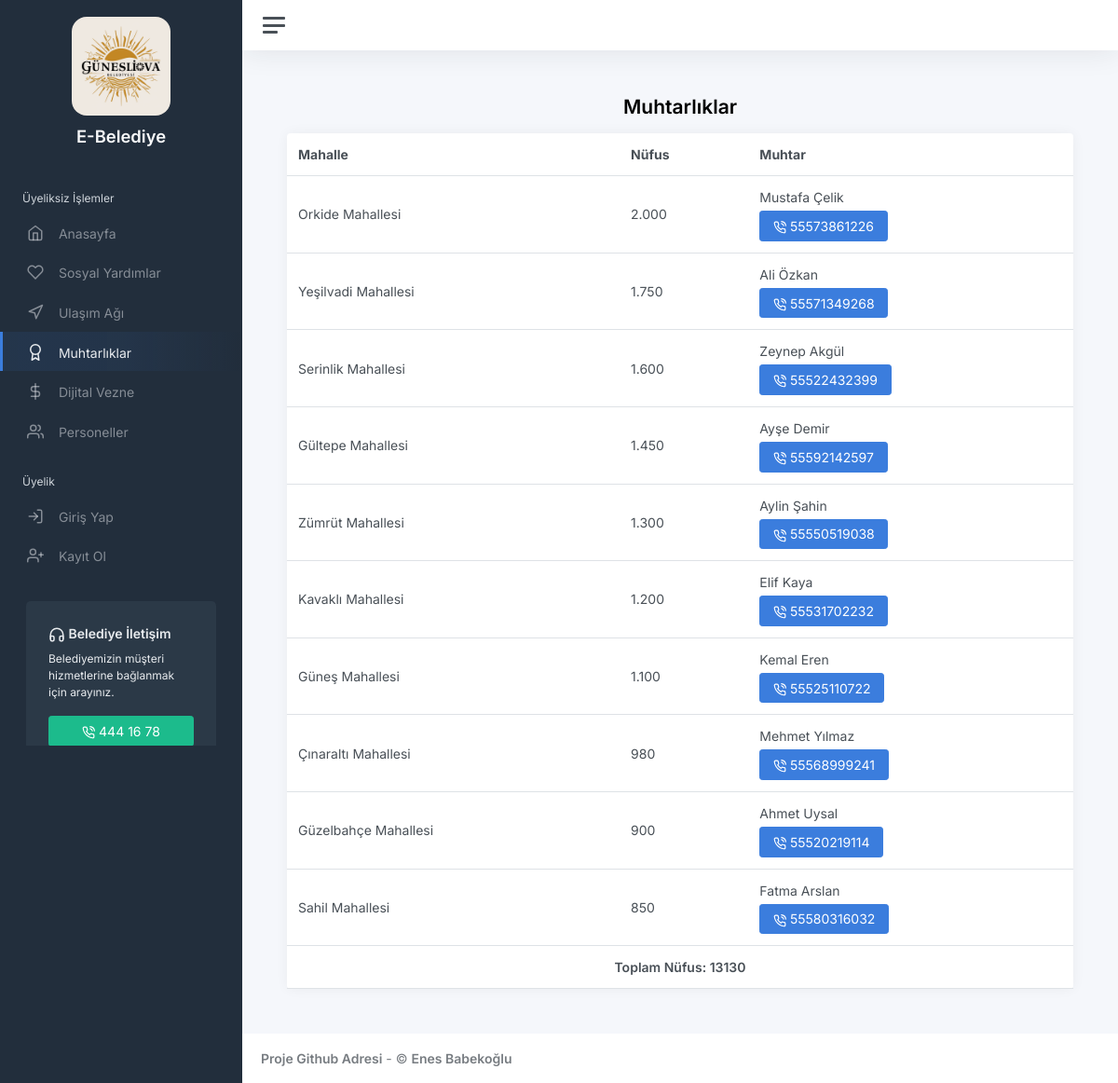
/index.php?page=headmens, run on the app's committed database.
### tables this page shows
CREATE TABLE `Belediye` (
  `Belediye_ID` int(11) NOT NULL,
  `Belediye_Ad` varchar(50) NOT NULL,
  `Belediye_Sehir` varchar(25) NOT NULL,
  `Belediye_Telefon` varchar(12) NOT NULL,
  `Belediye_Keywords` varchar(255) NOT NULL,
  `Belediye_Borc_Faiz` decimal(10,5) NOT NULL,
  `Belediye_Emlak_Vergisi` decimal(10,5) NOT NULL,
  `Belediye_Su_M3_Ucret` decimal(10,2) NOT NULL,
  `Belediye_Logo` varchar(100) NOT NULL,
  `Belediye_Logo_2` varchar(100) NOT NULL,
  `Belediye_Icon` varchar(100) NOT NULL
);

CREATE TABLE `Moduller` (
  `Modul_ID` int(11) NOT NULL,
  `Modul_Kodu` varchar(35) NOT NULL,
  `Modul_Gorsel` varchar(255) NOT NULL,
  `Modul_Icon` varchar(50) NOT NULL,
  `Modul_Tipi` enum('1st','3rd') NOT NULL,
  `Modul_Url` varchar(255) NOT NULL,
  `Modul_Uyelik` enum('True','False') NOT NULL,
  `Modul_Menu` enum('True','False') NOT NULL,
  `Modul_Sayfa` enum('','index','transport','digital-cash-desk') DEFAULT NULL,
  `Modul_Durumu` enum('True','False') NOT NULL,
  `Modul_Oncelik` int(11) NOT NULL
);

CREATE TABLE `Mahalle` (
  `Mahalle_ID` int(11) NOT NULL,
  `Mahalle_Ilce_ID` int(11) NOT NULL,
  `Mahalle_Ad` varchar(50) NOT NULL,
  `Mahalle_M2_Deger` decimal(10,2) NOT NULL DEFAULT 10000.00,
  `Mahalle_Muhtar` varchar(50) NOT NULL,
  `Mahalle_Muhtar_Tel` varchar(15) NOT NULL,
  `Mahalle_Muhtar_Sicil_No` bigint(15) NOT NULL,
  `Mahalle_Nufus` int(11) DEFAULT NULL,
  `Mahalle_Nufus_K` int(11) DEFAULT NULL,
  `Mahalle_Nufus_E` int(11) DEFAULT NULL
);

### index.php (called while the page is built, shortened)
<?php
include "connect.php";
include "global-veriables.php";
include "functions.php";
$login = ($userID != "NULL" && isset($userID)) ? true : false;
include "header.php";
include "sidebar.php";
include "topbar.php";
include (in_array($page, array("login", "register", "recover"))) ? ($login ? "pages/index.php" : "$page.php") : (isset($page) ? "pages/$page.php" : "pages/index.php");
include "footbar.php";
include "footer.php";
?>

### global-veriables.php (called while the page is built, shortened)
<?php
$userID = isset($_SESSION['user_id']) ? $_SESSION['user_id'] : "NULL";
$page = isset($_GET['page']) ? $_GET['page'] : null;
$sorgu = "SELECT * FROM Belediye WHERE Belediye_ID='1'";
$belediye = mysqli_fetch_assoc(mysqli_query($mysqli, $sorgu));
?>

### functions.php (called while the page is built, shortened)
<?php
function Number($number){
    return number_format($number, 0, ",", ".");
}
?>

### pages/headmens.php (the view)
<div class="container-fluid p-0">
    <h1 class="h3 mb-3 text-center"><b><?php echo $word['muhtarliklar'];?></b></h1>
    <div class="row">
        <div class="col-12 col-lg-12 col-xxl-12 d-flex">
            <div class="card flex-fill">
                <table class="table table-hover my-0">
                    <thead>
                        <tr>
                            <th class="d-xl-table-cell"><?php echo $word['mahalle'];?></th>
                            <th class="d-none d-xl-table-cell"><?php echo $word['nufus'];?></th>
                            <th class="d-xl-table-cell"><?php echo $word['muhtar'];?></th>
                        </tr>
                    </thead>
                    <tbody>
                        <?php
                            $toplamNufus = 0;
                            $sorgu = "SELECT Mahalle_Ad, Mahalle_Muhtar, Mahalle_Muhtar_Tel, Mahalle_Nufus FROM Mahalle ORDER BY Mahalle_Nufus DESC";
                            $muhtarliklar = mysqli_query($mysqli, $sorgu);
                            $i = 1;
                            while($muhtarlik = mysqli_fetch_assoc($muhtarliklar)){
                                $toplamNufus += $muhtarlik['Mahalle_Nufus'];
                        ?>
                        <tr>
                            <td class="d-xl-table-cell"><?php echo $muhtarlik['Mahalle_Ad'];?></td>
                            <td class="d-none d-md-table-cell"><?php echo Number($muhtarlik['Mahalle_Nufus']);?></td>
                            <td class="d-xl-table-cell">
                                <?php echo $muhtarlik['Mahalle_Muhtar'];?><br>
                                <a href="tel://<?php echo $muhtarlik['Mahalle_Muhtar_Tel'];?>" class="btn btn-primary mt-1">
                                    <i class="align-middle" data-feather="phone-call"></i> <?php echo $muhtarlik['Mahalle_Muhtar_Tel'];?>
                                </a>
                            </td>
                        </tr>
                        <?php $i++;}?>
                        <tr>
                            <td colspan="4" class="text-center"><b><?php echo $word['toplam_nufus'].": ".$toplamNufus;?></b></td>
                        </tr>
                    </tbody>
                </table>
            </div>
        </div>
    </div>
</div>

### sidebar.php
<div class="wrapper">
    <nav id="sidebar" class="sidebar js-sidebar">
        <div class="sidebar-content js-simplebar">
            <a class="sidebar-brand text-center" href="index.php">
                <img src="<?php echo $belediye['Belediye_Logo_2'];?>" class="mb-2 rounded-4" alt="<?php echo $belediye['Belediye_Ad'];?> Logo" width="50%"><br>
                <span class="align-middle"><?php echo $word['e_belediye'];?></span>
            </a>
			<ul class="sidebar-nav">
                <li class="sidebar-header"><?php echo $word['uyeliksiz_islemler'];?></li>
				<li class="sidebar-item<?php echo (in_array($page, array("", "intern-apply")) ? " active" : "");?>">
                    <a class="sidebar-link" href="index.php"><i class="align-middle" data-feather="home"></i> <span class="align-middle"><?php echo $word['anasayfa'];?></span></a>
				</li>
                <?php
                $sorgu = "SELECT Modul_Kodu, Modul_Url, Modul_Tipi, Modul_Icon FROM Moduller WHERE Modul_Uyelik='False' AND Modul_Menu='True' AND Modul_Durumu='True' ORDER BY Modul_Oncelik DESC";
                $moduller = mysqli_query($mysqli, $sorgu);
                while($modul = mysqli_fetch_assoc($moduller)){
                    $modulURL = ($modul['Modul_Tipi'] == "3rd") ? ("target='_blank' href='".$modul['Modul_Url']."'") : ("href='index.php?page=".$modul['Modul_Url']."'");
                ?>
                <li class="sidebar-item<?php echo (in_array($page, array($modul['Modul_Url'])) ? " active" : "");?>">
					<a class="sidebar-link" <?php echo $modulURL;?>><i class="align-middle" data-feather="<?php echo $modul['Modul_Icon'];?>"></i> <span class="align-middle"><?php echo $word[$modul['Modul_Kodu']];?></span></a>
				</li>
                <?php }?>
                <?php if($login){?>
                <li class="sidebar-header"><?php echo $word['ozel_islemler'];?></li>
                <?php
                $sorgu = "SELECT Modul_Kodu, Modul_Url, Modul_Tipi, Modul_Icon FROM Moduller WHERE Modul_Uyelik='True' AND Modul_Menu='True' AND Modul_Durumu='True' ORDER BY Modul_Oncelik DESC";
                $moduller = mysqli_query($mysqli, $sorgu);
                while($modul = mysqli_fetch_assoc($moduller)){
                    $modulURL = ($modul['Modul_Tipi'] == "3rd") ? ("target='_blank' href='".$modul['Modul_Url']."'") : ("href='index.php?page=".$modul['Modul_Url']."'");
                ?>
                <li class="sidebar-item<?php echo (in_array($page, array($modul['Modul_Url'])) ? " active" : "");?>">
					<a class="sidebar-link" <?php echo $modulURL;?>><i class="align-middle" data-feather="<?php echo $modul['Modul_Icon'];?>"></i> <span class="align-middle"><?php echo $word[$modul['Modul_Kodu']];?></span></a>
				</li>
                <?php }?>
                <li class="sidebar-item<?php echo (in_array($page, array("logout")) ? " active" : "");?>">
					<a class="sidebar-link" href="index.php?page=logout"><i class="align-middle" data-feather="log-out"></i> <span class="align-middle"><?php echo $word['cikis_yap'];?></span></a>
				</li>
                <?php }else{?>
                <li class="sidebar-header"><?php echo $word['uyelik'];?></li>
				<li class="sidebar-item<?php echo (in_array($page, array("login")) ? " active" : "");?>">
					<a class="sidebar-link" href="index.php?page=login"><i class="align-middle" data-feather="log-in"></i> <span class="align-middle"><?php echo $word['giris_yap'];?></span></a>
				</li>
                <li class="sidebar-item<?php echo (in_array($page, array("register")) ? " active" : "");?>">
					<a class="sidebar-link" href="index.php?page=register"><i class="align-middle" data-feather="user-plus"></i> <span class="align-middle"><?php echo $word['kayit_ol'];?></span></a>
				</li>
                <?php }?>
			</ul>
				<div class="sidebar-cta">
					<div class="sidebar-cta-content">
						<strong class="d-inline-block mb-2"><i class="align-middle" data-feather="headphones"></i> <?php echo $word['belediye_iletisim'];?></strong>
						<div class="mb-3 text-sm"><?php echo $word['belediye_iletisim_aciklama'];?></div>
						<div class="d-grid">
							<a href="tel://<?php echo $belediye['Belediye_Telefon'];?>" class="btn btn-success"><i class="align-middle" data-feather="phone-call"></i> <?php echo $belediye['Belediye_Telefon'];?></a>
						</div>
					</div>
				</div>
		</div>
	</nav>
    <div class="main">

### data on the page
belediye: Belediye_Logo_2 (picture), Belediye_Telefon "444 16 78"
moduller: Modul_Kodu "Sosyal Yardımlar"
moduller: Modul_Kodu "Ulaşım Ağı"
moduller: Modul_Kodu "Muhtarlıklar"
moduller: Modul_Kodu "Dijital Vezne"
moduller: Modul_Kodu "Personeller"
mahalle: Mahalle_Ad "Orkide Mahallesi", Mahalle_Nufus "2.000", Mahalle_Muhtar "Mustafa Çelik", Mahalle_Muhtar_Tel "55573861226"
mahalle: Mahalle_Ad "Yeşilvadi Mahallesi", Mahalle_Nufus "1.750", Mahalle_Muhtar "Ali Özkan", Mahalle_Muhtar_Tel "55571349268"
mahalle: Mahalle_Ad "Serinlik Mahallesi", Mahalle_Nufus "1.600", Mahalle_Muhtar "Zeynep Akgül", Mahalle_Muhtar_Tel "55522432399"
mahalle: Mahalle_Ad "Gültepe Mahallesi", Mahalle_Nufus "1.450", Mahalle_Muhtar "Ayşe Demir", Mahalle_Muhtar_Tel "55592142597"
mahalle: Mahalle_Ad "Zümrüt Mahallesi", Mahalle_Nufus "1.300", Mahalle_Muhtar "Aylin Şahin", Mahalle_Muhtar_Tel "55550519038"
mahalle: Mahalle_Ad "Kavaklı Mahallesi", Mahalle_Nufus "1.200", Mahalle_Muhtar "Elif Kaya", Mahalle_Muhtar_Tel "55531702232"
mahalle: Mahalle_Ad "Güneş Mahallesi", Mahalle_Nufus "1.100", Mahalle_Muhtar "Kemal Eren", Mahalle_Muhtar_Tel "55525110722"
mahalle: Mahalle_Ad "Çınaraltı Mahallesi", Mahalle_Nufus "980", Mahalle_Muhtar "Mehmet Yılmaz", Mahalle_Muhtar_Tel "55568999241"
mahalle: Mahalle_Ad "Güzelbahçe Mahallesi", Mahalle_Nufus "900", Mahalle_Muhtar "Ahmet Uysal", Mahalle_Muhtar_Tel "55520219114"
mahalle: Mahalle_Ad "Sahil Mahallesi", Mahalle_Nufus "850", Mahalle_Muhtar "Fatma Arslan", Mahalle_Muhtar_Tel "55580316032"

### other printed values
$word['e_belediye'] "E-Belediye"
$word['uyeliksiz_islemler'] "Üyeliksiz İşlemler"
$word['anasayfa'] "Anasayfa"
$word['uyelik'] "Üyelik"
$word['giris_yap'] "Giriş Yap"
$word['kayit_ol'] "Kayıt Ol"
$word['belediye_iletisim'] "Belediye İletişim"
$word['belediye_iletisim_aciklama'] "Belediyemizin müşteri hizmetlerine bağlanmak için arayınız."
$word['muhtarliklar'] "Muhtarlıklar"
$word['mahalle'] "Mahalle"
$word['nufus'] "Nüfus"
$word['muhtar'] "Muhtar"
$word['toplam_nufus'] "Toplam Nüfus"
$toplamNufus "13130"
